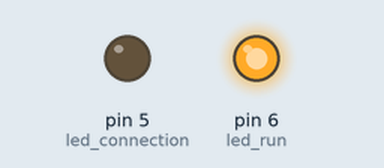
Bench run of a sketch on a simulated Arduino Uno, built with avr-gcc and run on an emulated ATmega328P. Parts: output pins drawn as LEDs (lit = HIGH). What the sketch prints to the serial monitor is not drawn.

Above: at 5.5 s.
At 11.5 s:
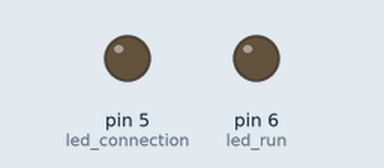
Timing chart, 0 to 15.6 s (numbered marks = the images above):
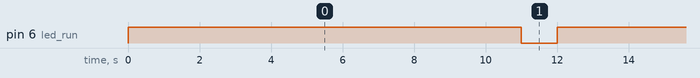

Measured:
- by itself, pin 6 (led_run): alternates HIGH for 11.0 s and LOW for 1.0 s

The sketch:

condition_while.ino
```cpp
#define led_connection 5
#define led_run 6

int counter = 0;

void setup()
{
  Serial.begin(9600);
  pinMode(led_connection, OUTPUT);
  pinMode(led_run, OUTPUT);
}

void loop()
{
  counter++;
  Serial.print("Counter : ");Serial.println(counter);
  for (int i = 0 ; i<=10;i++)
    {
      digitalWrite(led_run, HIGH);
      Serial.println("led_run");
      delay(1000);
    }
      digitalWrite(led_run,LOW);
      delay(1000);
}
```
